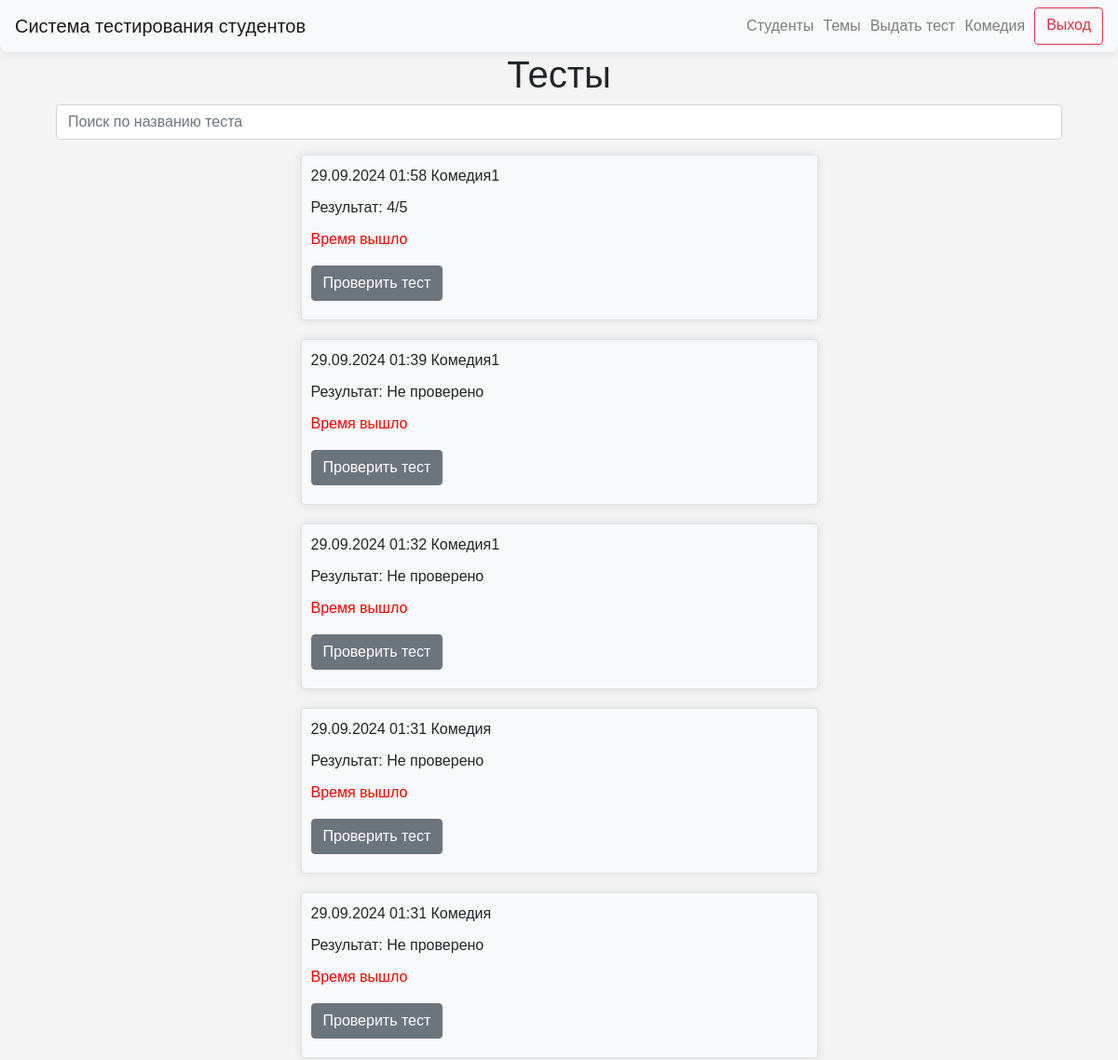
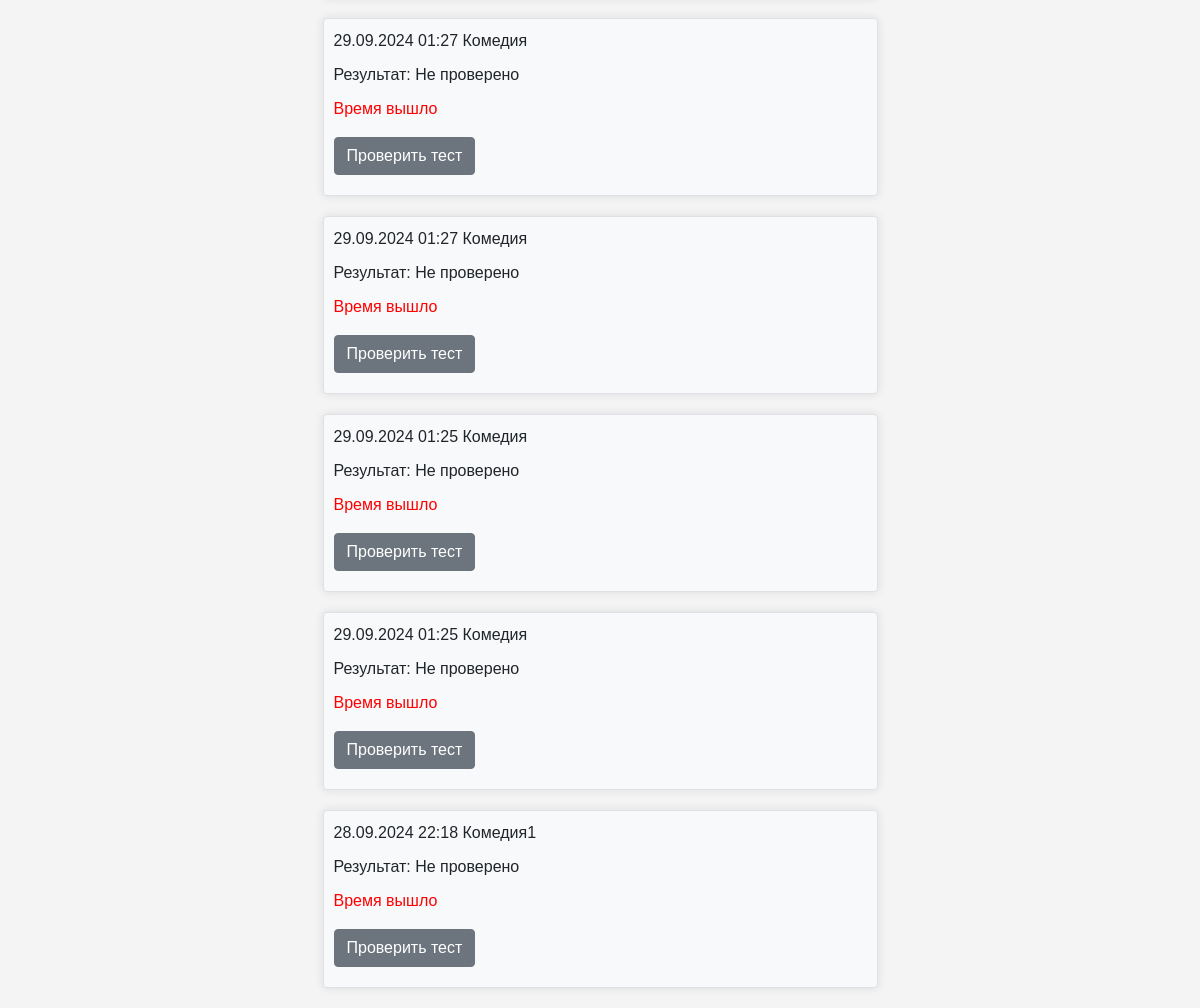
The page / (signed in) on the database its author committed (2 pictures, top to bottom).
### data/users.py (models this page shows)
class User(SqlAlchemyBase, UserMixin, SerializerMixin):
    __tablename__ = "users"
    id = sqlalchemy.Column(
        sqlalchemy.Integer,
        primary_key=True,
        autoincrement=True,
    )
    name = sqlalchemy.Column(
        sqlalchemy.String,
        nullable=True,
    )
    group_id = sqlalchemy.Column(
        sqlalchemy.Integer,
        sqlalchemy.ForeignKey(
            "groups.id",
            ondelete="CASCADE",
        ),
        nullable=False,
    )
    date_of_birth = sqlalchemy.Column(
        sqlalchemy.Date,
        nullable=True,
    )
    user_level = sqlalchemy.Column(
        sqlalchemy.String,
        default="student",
    )
    avatar = sqlalchemy.Column(
        sqlalchemy.String,
        nullable=True,
        default="icon.jpg",
    )

### data/blitz_tests.py (models this page shows)
class BlitzTest(SqlAlchemyBase, UserMixin, SerializerMixin):
    __tablename__ = "blitz_tests"
    id = sqlalchemy.Column(sqlalchemy.Integer,
                           primary_key=True, autoincrement=True)
    date = sqlalchemy.Column(sqlalchemy.DateTime, default=datetime.datetime.now)
    question_1 = sqlalchemy.Column(sqlalchemy.Integer, sqlalchemy.ForeignKey("questions.id"))
    question_2 = sqlalchemy.Column(sqlalchemy.Integer, sqlalchemy.ForeignKey("questions.id"))
    question_3 = sqlalchemy.Column(sqlalchemy.Integer, sqlalchemy.ForeignKey("questions.id"))
    question_4 = sqlalchemy.Column(sqlalchemy.Integer, sqlalchemy.ForeignKey("questions.id"))
    question_5 = sqlalchemy.Column(sqlalchemy.Integer, sqlalchemy.ForeignKey("questions.id"))
    answer_1 = sqlalchemy.Column(sqlalchemy.String, nullable=True)
    answer_2 = sqlalchemy.Column(sqlalchemy.String, nullable=True)
    answer_3 = sqlalchemy.Column(sqlalchemy.String, nullable=True)
    answer_4 = sqlalchemy.Column(sqlalchemy.String, nullable=True)
    answer_5 = sqlalchemy.Column(sqlalchemy.String, nullable=True)
    comment_1 = sqlalchemy.Column(sqlalchemy.String, nullable=True)
    comment_2 = sqlalchemy.Column(sqlalchemy.String, nullable=True)
    comment_3 = sqlalchemy.Column(sqlalchemy.String, nullable=True)
    comment_4 = sqlalchemy.Column(sqlalchemy.String, nullable=True)
    comment_5 = sqlalchemy.Column(sqlalchemy.String, nullable=True)
    result_answer_1 = sqlalchemy.Column(sqlalchemy.Boolean, nullable=True)
    result_answer_2 = sqlalchemy.Column(sqlalchemy.Boolean, nullable=True)
    result_answer_3 = sqlalchemy.Column(sqlalchemy.Boolean, nullable=True)
    result_answer_4 = sqlalchemy.Column(sqlalchemy.Boolean, nullable=True)
    result_answer_5 = sqlalchemy.Column(sqlalchemy.Boolean, nullable=True)
    student = sqlalchemy.Column(sqlalchemy.Integer, sqlalchemy.ForeignKey("users.id"))

### server.py (the view, shortened to what this page needs)
@app.route("/")
def index():
    db_sess = db_session.create_session()
    if current_user.is_authenticated:
        available_tests = db_sess.query(BlitzTest).filter(BlitzTest.student == current_user.id)
        tests_admin = db_sess.query(BlitzTest)
        date_time = datetime.datetime.now()
        students = [item for item in db_sess.query(User)]
        results = []
        for test in tests_admin:
            test_results = 0
            if test.result_answer_1 == 1:
                test_results += 1
            if test.result_answer_2 == 1:
                test_results += 1
            if test.result_answer_3 == 1:
                test_results += 1
            if test.result_answer_4 == 1:
                test_results += 1
            if test.result_answer_5 == 1:
                test_results += 1
            if None in [
                test.result_answer_1,
                test.result_answer_2,
                test.result_answer_3,
                test.result_answer_4,
                test.result_answer_5,
            ]:
                results.append("Не проверено")
            else:
                results.append(f"{test_results}/5")
        tests_and_results = zip(tests_admin, results)
        return render_template(
            "index_admin.html",
            date_time=date_time,
            students=students,
            tests_and_results=tests_and_results,
            title="Главная",
        )
    return redirect("/authentication")

### data/db_session.py (called while the page is built)
def create_session() -> Session:
    global __factory
    return __factory()

### server.py (called while the page is built)
@login_manager.user_loader
def load_user(user_id):
    db_sess = db_session.create_session()
    return db_sess.query(User).get(user_id)

### templates/index_admin.html (shortened to what this page needs)
{% extends "base.html" %}
{% block content %}
<div class="container text-center">
    <h1>Тесты</h1>
</div>
<div class="container">
    <input type="text" id="searchInput" class="form-control mb-3" placeholder="Поиск по названию теста">
</div>
{% for test, result in tests_and_results|reverse %}
<div class="col-md-6 border rounded mx-auto custom-div" style="margin-bottom: 20px; padding: 10px;">
    <p class="text-left" style="margin-bottom: 10px;">{{ test.date.strftime("%d.%m.%Y %H:%M") }} {{ students[test.student - 1].name }}</p>
    <div>
        {% if (date_time - test.date).total_seconds() > 300 %}
            <p class="text-left" style="margin-bottom: 10px;">Результат: {{ result }}</p>
            <p style="color: red;">Время вышло</p>
            <a href="{{ url_for('test_result', test_id=test.id) }}">
                <button type="button" style="margin-bottom: 10px;" class="btn btn-secondary">Проверить тест</button>
            </a>
        {% else %}
            <a href="{{ url_for('start_test', test_id=test.id) }}">
                <button type="button" style="margin-bottom: 10px;" class="btn btn-primary">Посмотреть тест</button>
            </a>
        {% endif %}
    </div>
</div>
{% endfor %}
{% endblock %}

### templates/base.html (shortened to what this page needs)
<!doctype html>
<html lang="en">
<head>
    <link rel="stylesheet"
          href="https://stackpath.bootstrapcdn.com/bootstrap/4.4.1/css/bootstrap.min.css"
>
    <link rel="stylesheet" type="text/css" href="../static/css/style.css">
</head>
<body>
<header>
    <nav class="navbar navbar-light bg-light custom-navbar">
        <a class="navbar-brand" href="/">Система тестирования студентов</a>
        {% if current_user.is_authenticated %}
        <div class="d-flex flex-row-reverse">
            <a class="btn btn-outline-danger spaced-element" style="margin-left: 10px; text-align: center;"
               href="/logout">Выход</a>
            {% if current_user.user_level == 'admin' %}
            <a class="navbar-text" style="margin-left: 10px; text-align: center;">{{ current_user.name }}</a>
            <a class="navbar-text" style="margin-left: 10px; text-align: center;" href="/select_group_for_test">Выдать тест</a>
            <a class="navbar-text" style="margin-left: 10px; text-align: center;" href="/topics">Темы</a>
            <a class="navbar-text" style="margin-left: 10px; text-align: center;" href="/groups">Студенты</a>
            {% else %}
            <a class="navbar-text" style="margin-left: 10px; text-align: center;" href="{{ url_for('personal_cabinet', user_id=current_user.id) }}">{{ current_user.name }}</a>
            {% endif %}
        </div>
        {% endif %}
    </nav>
</header>
<main role="main" class="container">
    {% block content %}
    {% endblock %}
</main>
</body>
</html>

### static/css/style.css (style rules this page uses)
body { font-family: Arial, sans-serif; margin: 0; padding: 0; background-color: #f4f4f4; }
.custom-div { width: 80%; margin: 0 auto; padding: 20px; background-color: #f8f9fa; border-radius: 0 0 8px 8px; box-shadow: 0 0 10px rgba(0,0,0,0.1); }
.custom-navbar { margin: 0 auto; background-color: #f8f9fa; border-radius: 0 0 8px 8px; box-shadow: 0 0 10px rgba(0,0,0,0.1); }

### rows shown on the page
User: name "Комедия"
BlitzTest: date "29.09.2024 01:58", student.name "Комедия1", result "4/5"
BlitzTest: date "29.09.2024 01:39", student.name "Комедия1", result "Не проверено"
BlitzTest: date "29.09.2024 01:32", student.name "Комедия1", result "Не проверено"
BlitzTest: date "29.09.2024 01:31", student.name "Комедия", result "Не проверено"
BlitzTest: date "29.09.2024 01:31", student.name "Комедия", result "Не проверено"
BlitzTest: date "29.09.2024 01:27", student.name "Комедия", result "Не проверено"
BlitzTest: date "29.09.2024 01:27", student.name "Комедия", result "Не проверено"
BlitzTest: date "29.09.2024 01:25", student.name "Комедия", result "Не проверено"
BlitzTest: date "29.09.2024 01:25", student.name "Комедия", result "Не проверено"
BlitzTest: date "28.09.2024 22:18", student.name "Комедия1", result "Не проверено"
